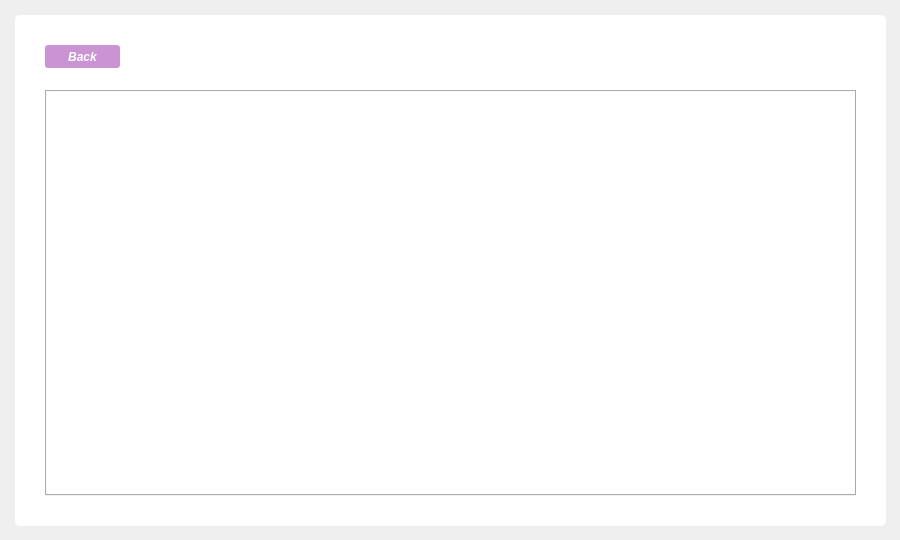
<?xml version="1.0" encoding="UTF-8"?>
<ui version="4.0">
 <class>Form</class>
 <widget class="QWidget" name="Form">
  <property name="geometry">
   <rect>
    <x>0</x>
    <y>0</y>
    <width>900</width>
    <height>540</height>
   </rect>
  </property>
  <property name="windowTitle">
   <string>Form</string>
  </property>
  <widget class="QFrame" name="frame">
   <property name="geometry">
    <rect>
     <x>15</x>
     <y>15</y>
     <width>871</width>
     <height>511</height>
    </rect>
   </property>
   <property name="styleSheet">
    <string notr="true">QFrame{
border-radius: 5px;
background: #fff;
}

QWidget{
font-family: &quot;Segoe UI&quot;;
}</string>
   </property>
   <property name="frameShape">
    <enum>QFrame::StyledPanel</enum>
   </property>
   <property name="frameShadow">
    <enum>QFrame::Raised</enum>
   </property>
   <widget class="QPushButton" name="btn_back">
    <property name="geometry">
     <rect>
      <x>30</x>
      <y>30</y>
      <width>75</width>
      <height>23</height>
     </rect>
    </property>
    <property name="font">
     <font>
      <family>Segoe UI</family>
      <pointsize>-1</pointsize>
      <weight>75</weight>
      <italic>true</italic>
      <bold>true</bold>
     </font>
    </property>
    <property name="cursor">
     <cursorShape>PointingHandCursor</cursorShape>
    </property>
    <property name="styleSheet">
     <string notr="true">QPushButton{
background-color: #CA94D4;
font-weight: bold;
font-style: italic;
color: #fff;
font-size: 12px;
border-radius: 3px;
}


QPushButton:hover{
background-color: #bA84c4;
}

QPushButton:pressed{
background-color: qlineargradient(spread:pad, x1:0, y1:0, x2:0, y2:1, stop:0 #CA94D4, stop:1 #bA84c4);
}</string>
    </property>
    <property name="text">
     <string>Back</string>
    </property>
   </widget>
   <widget class="QTabWidget" name="tab_widget">
    <property name="geometry">
     <rect>
      <x>30</x>
      <y>75</y>
      <width>811</width>
      <height>406</height>
     </rect>
    </property>
    <property name="currentIndex">
     <number>-1</number>
    </property>
   </widget>
  </widget>
 </widget>
 <resources/>
 <connections/>
</ui>
